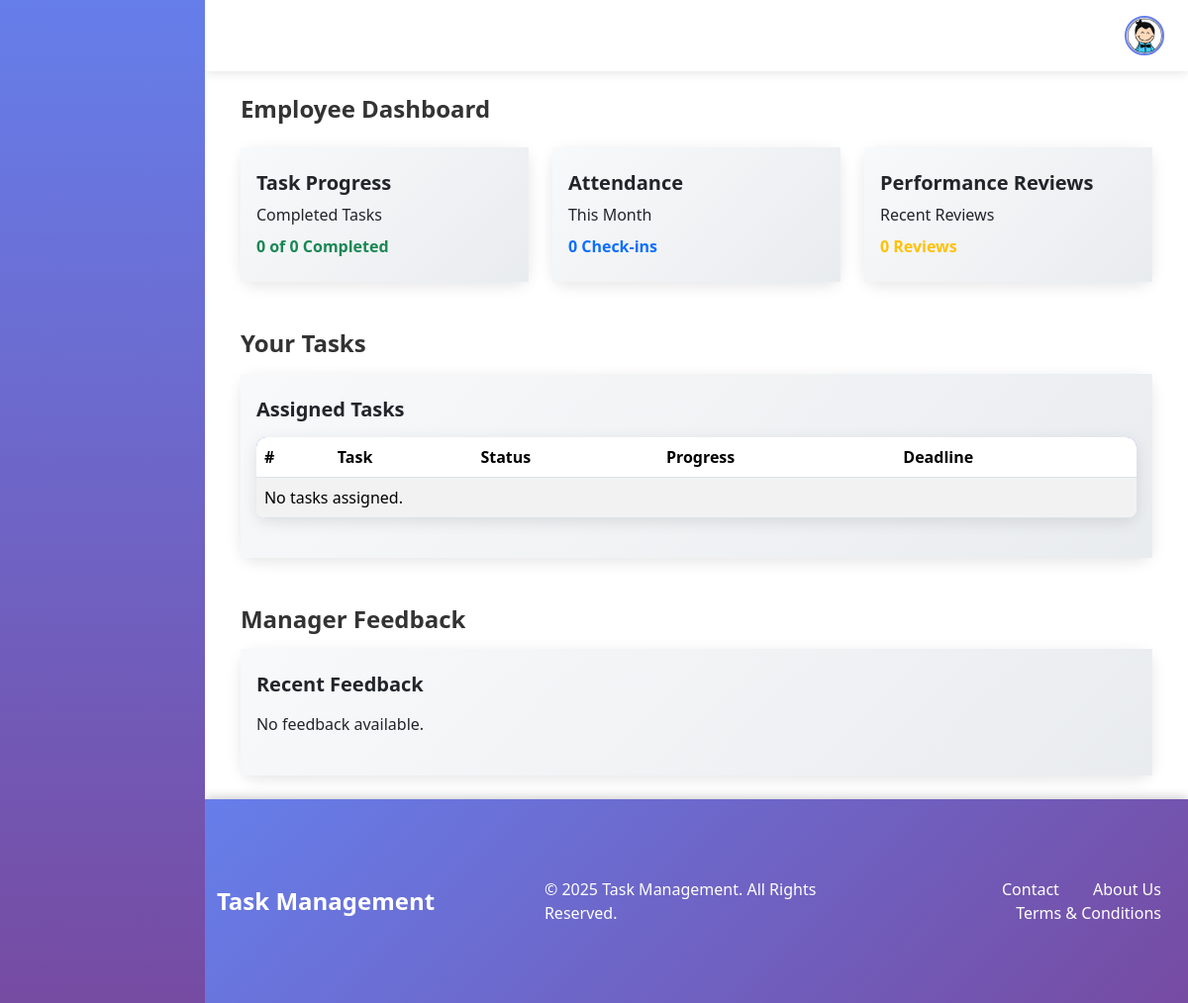
The page /employee_dashboard/ (signed in) on the database as committed earlier.
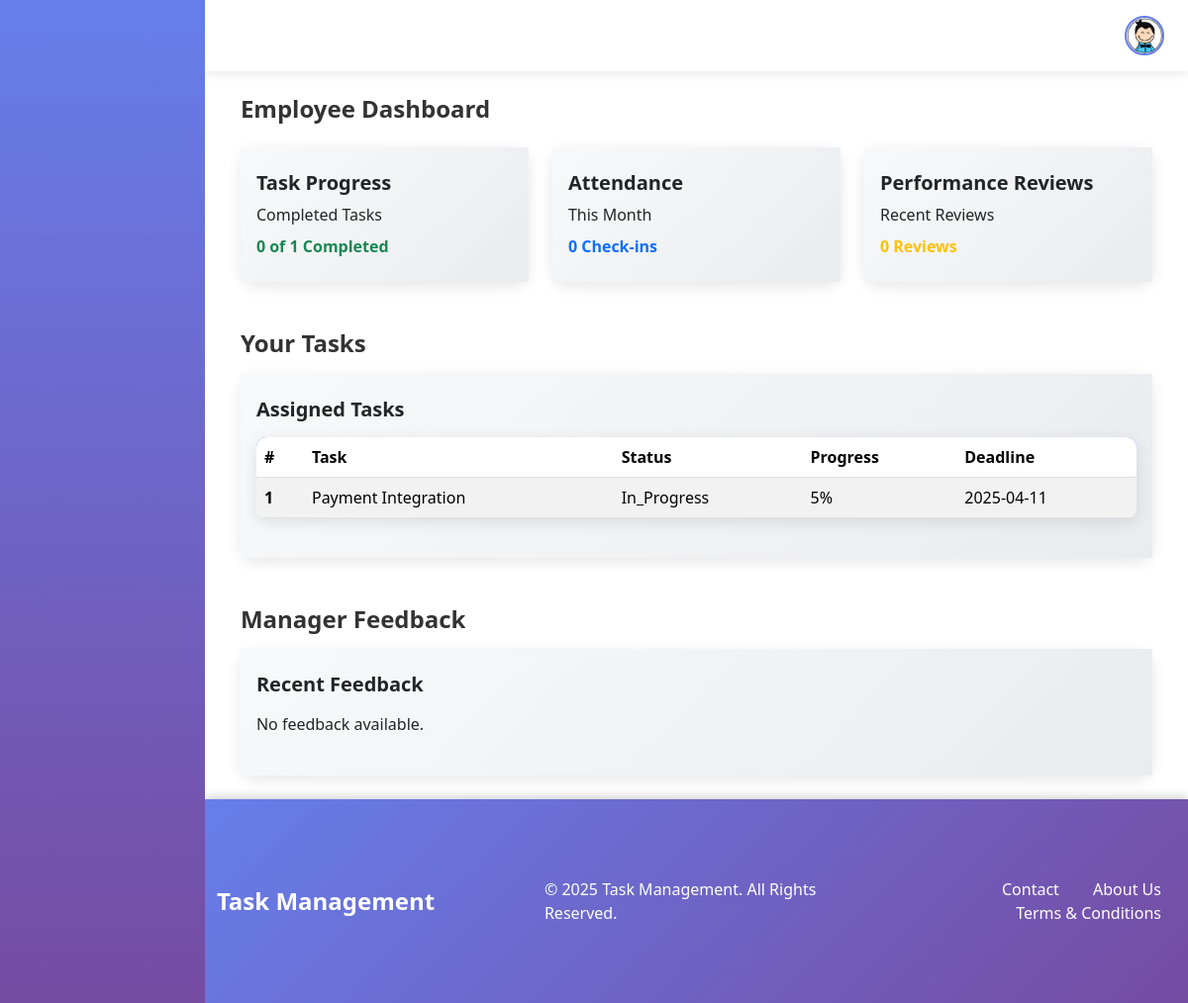
The same page on the database as committed later.
### accounts/models.py (models this page shows, shortened)
class Goal(models.Model):
    STATUS_CHOICES = [
        ('in_progress', 'In Progress'),
        ('achieved', 'Achieved'),
        ('missed', 'Missed'),
    ]
    title = models.CharField(max_length=100, null=True)
    description = models.TextField()
    status = models.CharField(max_length=100, choices=STATUS_CHOICES)
    progress = models.PositiveIntegerField(default=0)
    created_at = models.DateTimeField(auto_now_add=True, null=True)
    deadline = models.DateTimeField(null=True)
    assigned_to = models.ForeignKey(CustomUser,on_delete=models.CASCADE,related_name="goals", null=True)
    completed = models.BooleanField(default=False, null=True)

### accounts/views.py (the view)
# urls.py: path('employee_dashboard/', views.employee_dashboard, name="employee_dashboard"),
@login_required
def employee_dashboard(request):
    user = request.user
    if user.user_type != UserTypes.EMPLOYER:
        return redirect('user_login')  # Ensure only employees access this dashboard
    performance_reviews = PerformanceReview.objects.filter(user=user).order_by('-date')[:3]
    goals = Goal.objects.filter(assigned_to=user).order_by('-created_at')
    goals_completed = goals.filter(completed=True).count()
    attendance_records = Attend.objects.filter(attender=user).order_by('-datetime')
    data = {
        'user': user,
        'performance_reviews': performance_reviews,
        'goals': goals,
        'goals_completed': goals_completed,
        'attendance_records': attendance_records,
    }
    return render(request, "employees/employee_dashboard.html", data)

### templates/employees/employee_dashboard.html (shortened to what the changed rows need)
{% load static %}
<!DOCTYPE html>
<html lang="en">
<head>
    <link href="https://cdn.lineicons.com/4.0/lineicons.css" rel="stylesheet" />
    <link href="https://cdn.jsdelivr.net/npm/bootstrap@5.3.2/dist/css/bootstrap.min.css" rel="stylesheet"
>
    <link rel="stylesheet" href="{% static 'css/style.css' %}">
</head>
<body>
    <div class="wrapper">
        <div class="main">
            <main class="content px-4 py-4">
                <div class="container-fluid">
                    <div class="row g-4">
                        <div class="col-12 col-md-4">
                            <div class="card">
                                <div class="card-body py-4">
                                    <div class="mb-0">
                                        <span class="fw-bold text-success">
                                            {{ goals_completed }} of {{ goals|length }} Completed
                                        </span>
                                    </div>
                                </div>
                            </div>
                        </div>
                    </div>
                    <div class="row">
                        <div class="col-12">
                            <div class="card">
                                <div class="card-body py-4">
                                    <table class="table table-striped">
                                        <thead>
                                            <tr>
                                                <th scope="col">#</th>
                                                <th scope="col">Task</th>
                                                <th scope="col">Status</th>
                                                <th scope="col">Progress</th>
                                                <th scope="col">Deadline</th>
                                            </tr>
                                        </thead>
                                        <tbody>
                                            {% for goal in goals %}
                                            <tr>
                                                <th scope="row">{{ forloop.counter }}</th>
                                                <td>{{ goal.title }}</td>
                                                <td>{{ goal.status|title }}</td>
                                                <td>{{ goal.progress }}%</td>
                                                <td>{{ goal.deadline|date:'Y-m-d' }}</td>
                                            </tr>
                                            {% empty %}
                                            <tr>
                                                <td colspan="5">No tasks assigned.</td>
                                            </tr>
                                            {% endfor %}
                                        </tbody>
                                    </table>
                                </div>
                            </div>
                        </div>
                    </div>
                </div>
            </main>
        </div>
    </div>
</body>
</html>

Rows that differ between the two databases and show on the page:
added Goal: title "Payment Integration", status "In_Progress", progress "5", deadline "2025-04-11"
Other text that changed with them:
{{ goals|length }}: "0" → "1"
text no longer shown: "No tasks assigned."
